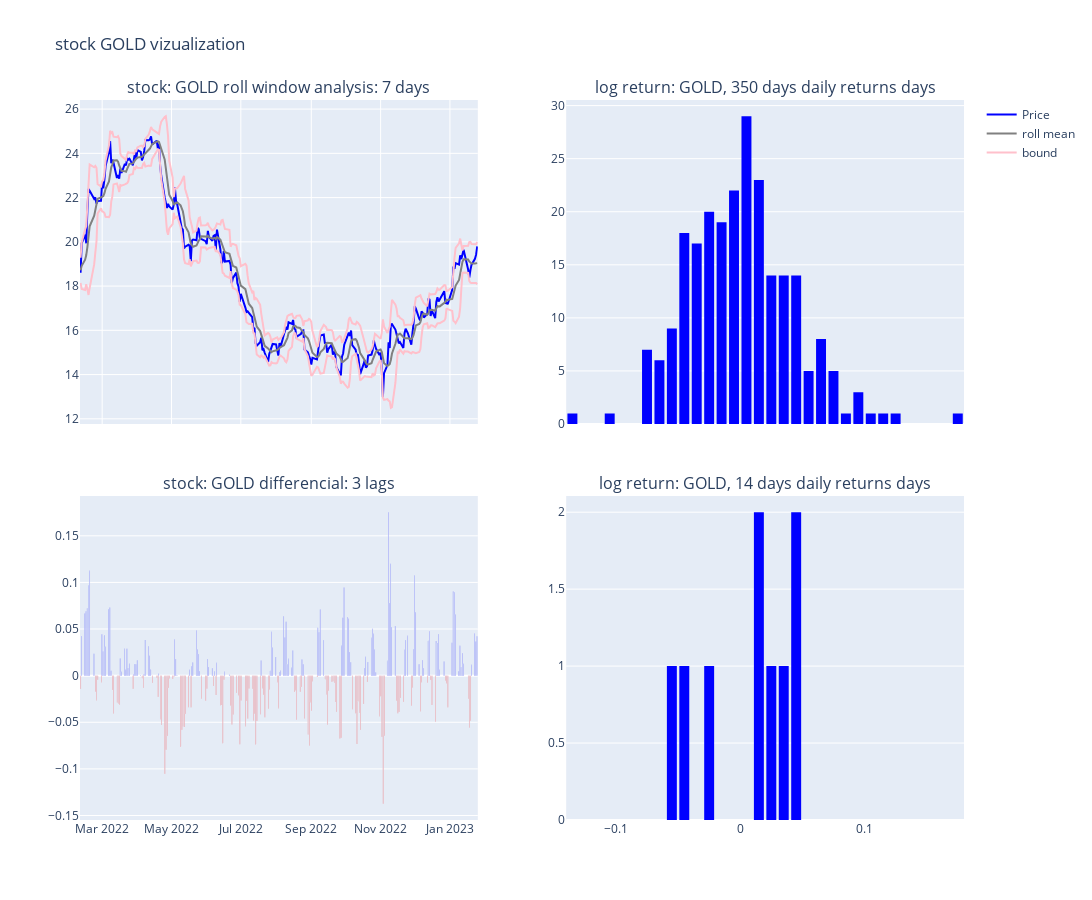

Write notebook code for a chart like this one.
### Markdown cell above
###  OtherMarket Datam

### Code cell
viz_data(stock_code = "GOLD", n_days = n_days, window = window, lags = lags)

### Figure 1 — Plotly figure (JSON) as saved in the notebook; plotly's stock layout.template omitted (floating-point values rounded to 4 significant figures; data arrays with more than 128 entries replaced by an {"elided": "..."} marker saying what was removed)
{"data": [{"marker": {"color": "blue"}, "name": "Price", "type": "scatter", "x": {"elided": "240 str values"}, "xaxis": "x", "y": {"elided": "240 float values"}, "yaxis": "y"}, {"marker": {"color": "grey"}, "name": "roll mean", "type": "scatter", "x": {"elided": "240 str values"}, "xaxis": "x", "y": {"elided": "240 float values"}, "yaxis": "y"}, {"marker": {"color": "pink"}, "name": "bound", "type": "scatter", "x": {"elided": "240 str values"}, "xaxis": "x", "y": {"elided": "240 float values"}, "yaxis": "y"}, {"marker": {"color": "pink"}, "name": "bound", "showlegend": false, "type": "scatter", "x": {"elided": "240 str values"}, "xaxis": "x", "y": {"elided": "240 float values"}, "yaxis": "y"}, {"marker": {"color": "blue"}, "showlegend": false, "type": "bar", "x": {"elided": "240 str values"}, "xaxis": "x3", "y": {"elided": "240 float values"}, "yaxis": "y3"}, {"marker": {"color": "red"}, "showlegend": false, "type": "bar", "x": {"elided": "240 str values"}, "xaxis": "x3", "y": {"elided": "240 float values"}, "yaxis": "y3"}, {"marker": {"color": "blue"}, "nbinsx": 50, "showlegend": false, "type": "histogram", "x": {"elided": "240 float values"}, "xaxis": "x2", "yaxis": "y2"}, {"marker": {"color": "blue"}, "nbinsx": 20, "showlegend": false, "type": "histogram", "x": [0.02396, 0.01281, -0.02476, -0.05556, -0.04798, 0.01166, 0.04521, 0.03671, 0.04232], "xaxis": "x4", "yaxis": "y4"}], "layout": {"annotations": [{"font": {"size": 16}, "showarrow": false, "text": "stock: GOLD roll window analysis: 7 days", "x": 0.225, "xanchor": "center", "xref": "paper", "y": 1, "yanchor": "bottom", "yref": "paper"}, {"font": {"size": 16}, "showarrow": false, "text": "log return: GOLD, 350 days daily returns days", "x": 0.775, "xanchor": "center", "xref": "paper", "y": 1, "yanchor": "bottom", "yref": "paper"}, {"font": {"size": 16}, "showarrow": false, "text": "stock: GOLD differencial: 3 lags", "x": 0.225, "xanchor": "center", "xref": "paper", "y": 0.45, "yanchor": "bottom", "yref": "paper"}, {"font": {"size": 16}, "showarrow": false, "text": "log return: GOLD, 14 days daily returns days", "x": 0.775, "xanchor": "center", "xref": "paper", "y": 0.45, "yanchor": "bottom", "yref": "paper"}], "height": 900, "title": {"text": "stock GOLD vizualization"}, "width": 1400, "xaxis": {"anchor": "y", "autorange": true, "domain": [0, 0.45], "matches": "x3", "range": ["2022-02-09 12:00", "2023-01-25 12:00"], "showticklabels": false, "type": "date"}, "xaxis2": {"anchor": "y2", "autorange": true, "domain": [0.55, 1], "matches": "x4", "range": [-0.14, 0.18], "showticklabels": false, "type": "linear"}, "xaxis3": {"anchor": "y3", "autorange": true, "domain": [0, 0.45], "range": ["2022-02-09 12:00", "2023-01-25 12:00"], "type": "date"}, "xaxis4": {"anchor": "y4", "autorange": true, "domain": [0.55, 1], "range": [-0.14, 0.18], "type": "linear"}, "yaxis": {"anchor": "x", "autorange": true, "domain": [0.55, 1], "range": [11.77, 26.41], "type": "linear"}, "yaxis2": {"anchor": "x2", "autorange": true, "domain": [0.55, 1], "range": [0, 30.53]}, "yaxis3": {"anchor": "x3", "autorange": true, "domain": [0, 0.45], "range": [-0.1548, 0.1927], "type": "linear"}, "yaxis4": {"anchor": "x4", "autorange": true, "domain": [0, 0.45], "range": [0, 2.105]}}}
